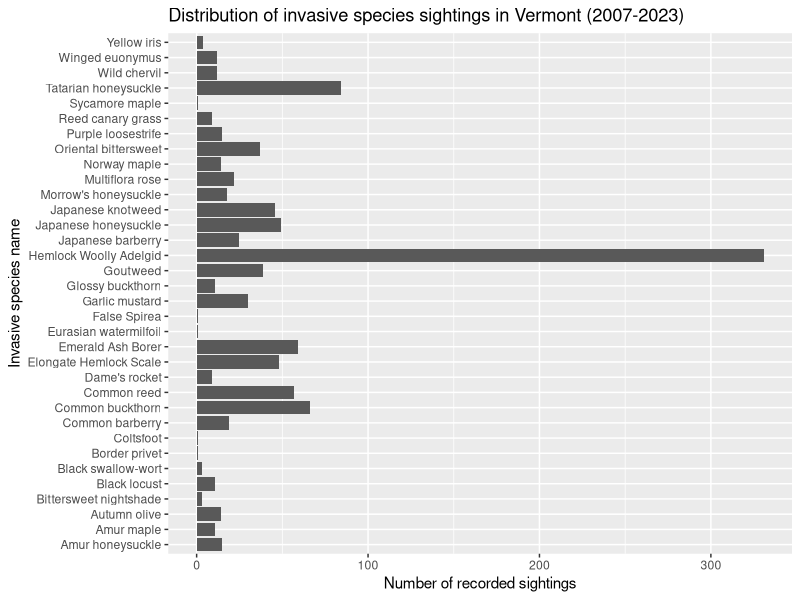
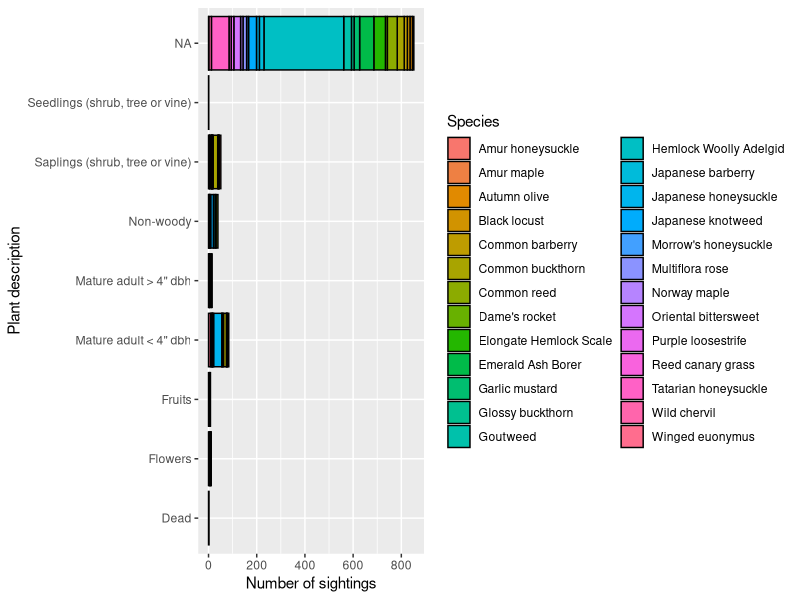
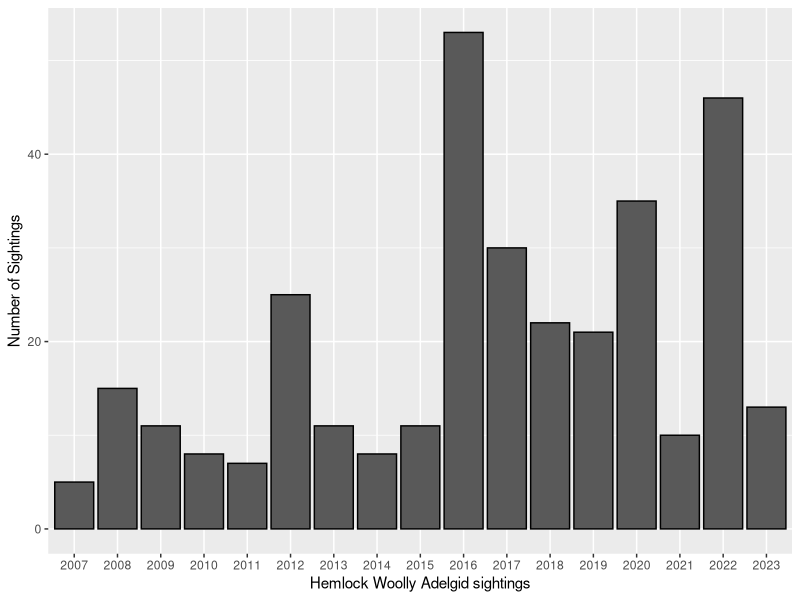

These figures' R source, in order: (Note: this script raises an error after producing the figures.)
## ---- chunk 1
#| label: Initialize project
#| warning: false
#| code-fold: true
library(tidyverse)
library(here)
library(rnaturalearth)
library(sf)
library(RColorBrewer)
library(viridisLite)
## ---- chunk 2
Invasive_Species <- read_csv(here("data", "Invasive_Species.csv"))
# Data source: Vermont Center for Geographic Information (VCGI), https://catalog.data.gov/dataset/invasive-species-812ab
## ---- chunk 3
#| fig-alt: "A bar graph showing the distribution of invasive species sightings by species name in Vermont from 2007 to 2023. The number of Hemlock Woolly Adelgid sightings far exceeds the count for every other species."
#| fig-cap: "Bar graph of Vermont invasive species sightings by species name. Data source: Vermont Center for Geographic Information (VCGI), https://catalog.data.gov/dataset/invasive-species-812ab"

Invasive_Species |>
  ggplot(aes(x = InvasiveName)) +
  geom_bar() +
  coord_flip() +
  labs(x = "Invasive species name", y = "Number of recorded sightings", title = "Distribution of invasive species sightings in Vermont (2007-2023)")
## ---- chunk 4
TopInvasive <- Invasive_Species |>
  group_by(InvasiveName) |>
  count() |>
  filter(n > 6)

Top_Invasive_Species <- Invasive_Species |>
  inner_join(TopInvasive, by = join_by(InvasiveName)) |>
  mutate(year = str_sub(ObservationDate, -4, str_length(ObservationDate)))
## ---- chunk 5
#| fig-alt: "Bar graph of invasive species sightings in Vermont, categorized by 'plant description' and colored by species. 'NA' is the largest category. 'Hemlock Woolly Adelgild' is the most represented species, and it belongs to the 'NA' category."
#| fig-cap: "Bar graph of invasive species sightings in Vermont, categorized by 'plant description' and colored by species. Data source: Vermont Center for Geographic Information (VCGI), https://catalog.data.gov/dataset/invasive-species-812ab"

Top_Invasive_Species |>
  ggplot(aes(x = PlantDescription, fill = InvasiveName)) +
  geom_bar(color = "black") +
  coord_flip() +
  labs(x = "Plant description", y = "Number of sightings", fill = "Species")
## ---- chunk 6
#| fig-alt: "Bar graph of Hemlock Woolly Adelgid sightings in Vermont, by year. The majority of HWA sightings occurred in 2012, 2016, 2017, 2020, and 2022."
#| fig-cap: "Bar graph of Hemlock Woolly Adelgid sightings in Vermont, by year. Data source: Vermont Center for Geographic Information (VCGI), https://catalog.data.gov/dataset/invasive-species-812ab"

Top_Invasive_Species |>
  filter(InvasiveName == "Hemlock Woolly Adelgid") |>
  ggplot(aes(x = year)) +
  geom_bar(color = "black") +
  labs(x = "Hemlock Woolly Adelgid sightings", y = "Number of Sightings", fill = "Species")
## ---- chunk 7
invasive_boundaries <- read_sf(here("data/Invasive_Species_Shapefiles", "Invasive_Species.dbf"))
## ---- chunk 8
# Shapemap of Vermont counties
vt_boundaries <- read_sf(here("data/VT_County_Shapefiles", "FS_VCGI_OPENDATA_Boundary_BNDHASH_poly_counties_SP_v1.dbf"))
## ---- chunk 9
#| fig-alt: "A point map showing Hemlock Woolly Adelgid sightings in Vermont. The points are colored based on the year of sighting. From 2007-2019, HWA was only found in the southeast corner of Vermont. Since 2020, however, HWA has been spotted at various locations across the entire state."
#| fig-cap: "Point map of Hemlock Woolly Adelgid sightings in Vermont (2007-2023). Data source: Vermont Center for Geographic Information (VCGI), https://catalog.data.gov/dataset/invasive-species-812ab"

# Spatial point map of invasive species encounters
invasive_boundaries |>
  mutate(GrossArea = as.numeric(GrossArea)) |>
  inner_join(Top_Invasive_Species) |>
  filter(InvasiveNa == "Hemlock Woolly Adelgid") |>
  ggplot() +
  geom_sf(data = vt_boundaries) +
  geom_sf(aes(color = year),
          size = 3,
          alpha = 0.5) +
  labs(title = "Hemlock Woolly Adelgid sightings in Vermont", color = "Invasive species", y = "Latitude", x = "Longitude", subtitle = "Individual sightings over time") +
  scale_color_viridis_d() +
  theme_void()
## ---- chunk 10
HWA_invasive  <- Top_Invasive_Species|>
filter(InvasiveName == "Hemlock Woolly Adelgid") 
## ---- chunk 11
#| fig-width: 10
#| fig-alt: "A bar graph showing Hemlock Woolly Adelgid sightings, categorized by survey type. The vast majority of HWA is found through visual surveys. The second most-represented category is 'Unspecificed,' meaning no survey type was recorded in the invasive species sighting report."
#| fig-cap: "Bar graph of Hemlock Woolly Adelgid sightings in Vermont, by survey type. Data source: Vermont Center for Geographic Information (VCGI), https://catalog.data.gov/dataset/invasive-species-812ab"

HWA_invasive |>
  ggplot(aes(x = SurveyType)) +
  geom_bar(color = "black") +
  labs(title = "Hemlock Woolly Adelgid Sightings by Survey Type", x = "Survey Type", y = "Number of Surveys")
